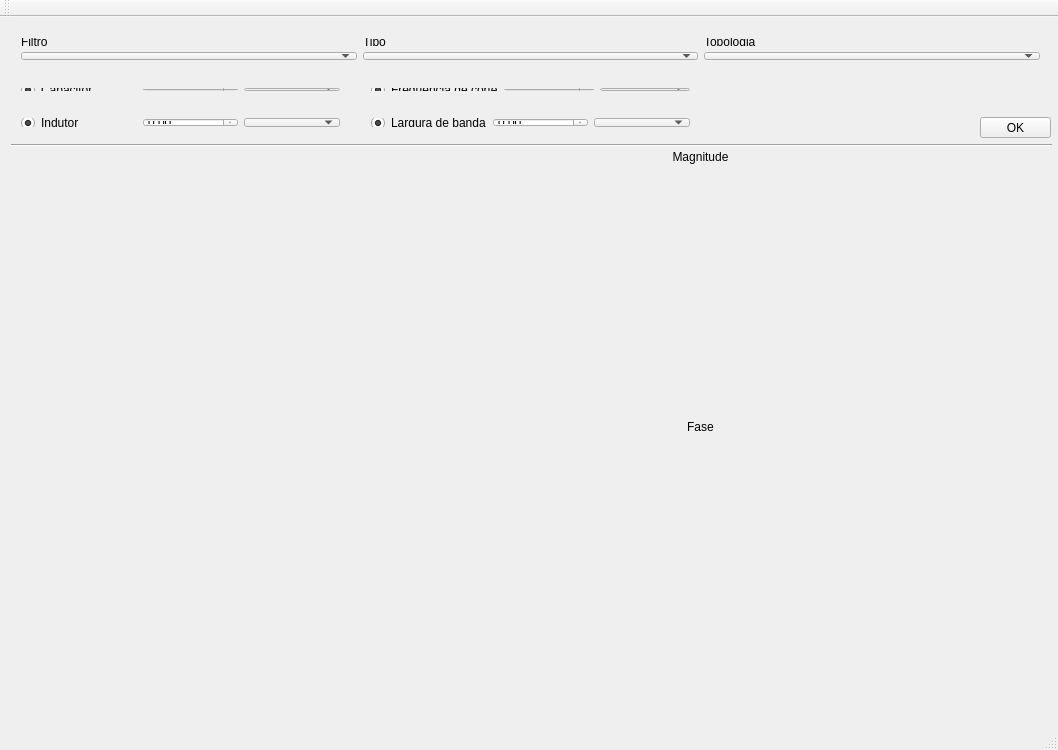
<?xml version="1.0" encoding="UTF-8"?>
<ui version="4.0">
 <class>MainWindow</class>
 <widget class="QMainWindow" name="MainWindow">
  <property name="geometry">
   <rect>
    <x>0</x>
    <y>0</y>
    <width>1058</width>
    <height>750</height>
   </rect>
  </property>
  <property name="windowTitle">
   <string>MainWindow</string>
  </property>
  <widget class="QWidget" name="centralWidget">
   <widget class="Line" name="line">
    <property name="geometry">
     <rect>
      <x>11</x>
      <y>120</y>
      <width>1041</width>
      <height>16</height>
     </rect>
    </property>
    <property name="orientation">
     <enum>Qt::Horizontal</enum>
    </property>
   </widget>
   <widget class="QWidget" name="gridLayoutWidget">
    <property name="geometry">
     <rect>
      <x>10</x>
      <y>10</y>
      <width>1041</width>
      <height>43</height>
     </rect>
    </property>
    <layout class="QGridLayout" name="gridLayout">
     <item row="0" column="0">
      <widget class="QLabel" name="label_3">
       <property name="text">
        <string>Filtro</string>
       </property>
      </widget>
     </item>
     <item row="2" column="0">
      <widget class="QComboBox" name="filtro"/>
     </item>
     <item row="2" column="1">
      <widget class="QComboBox" name="tipo_filtro"/>
     </item>
     <item row="0" column="2">
      <widget class="QLabel" name="label">
       <property name="text">
        <string>Topologia</string>
       </property>
      </widget>
     </item>
     <item row="0" column="1">
      <widget class="QLabel" name="label_2">
       <property name="text">
        <string>Tipo</string>
       </property>
      </widget>
     </item>
     <item row="2" column="2">
      <widget class="QComboBox" name="topologia"/>
     </item>
    </layout>
   </widget>
   <widget class="QCustomPlot" name="magnitude" native="true">
    <property name="geometry">
     <rect>
      <x>350</x>
      <y>150</y>
      <width>701</width>
      <height>240</height>
     </rect>
    </property>
   </widget>
   <widget class="QCustomPlot" name="fase" native="true">
    <property name="geometry">
     <rect>
      <x>350</x>
      <y>420</y>
      <width>701</width>
      <height>240</height>
     </rect>
    </property>
   </widget>
   <widget class="QWidget" name="verticalLayoutWidget">
    <property name="geometry">
     <rect>
      <x>10</x>
      <y>140</y>
      <width>291</width>
      <height>181</height>
     </rect>
    </property>
    <layout class="QVBoxLayout" name="verticalLayout_2">
     <item>
      <widget class="QLabel" name="circuito">
       <property name="text">
        <string/>
       </property>
      </widget>
     </item>
    </layout>
   </widget>
   <widget class="QLabel" name="fase_label">
    <property name="geometry">
     <rect>
      <x>350</x>
      <y>400</y>
      <width>701</width>
      <height>20</height>
     </rect>
    </property>
    <property name="text">
     <string>Fase</string>
    </property>
    <property name="alignment">
     <set>Qt::AlignCenter</set>
    </property>
   </widget>
   <widget class="QLabel" name="label_4">
    <property name="geometry">
     <rect>
      <x>350</x>
      <y>130</y>
      <width>701</width>
      <height>20</height>
     </rect>
    </property>
    <property name="text">
     <string>Magnitude</string>
    </property>
    <property name="alignment">
     <set>Qt::AlignCenter</set>
    </property>
   </widget>
   <widget class="QPushButton" name="calc">
    <property name="geometry">
     <rect>
      <x>980</x>
      <y>100</y>
      <width>71</width>
      <height>21</height>
     </rect>
    </property>
    <property name="text">
     <string>OK</string>
    </property>
   </widget>
   <widget class="QWidget" name="horizontalLayoutWidget_2">
    <property name="geometry">
     <rect>
      <x>360</x>
      <y>60</y>
      <width>341</width>
      <height>25</height>
     </rect>
    </property>
    <layout class="QHBoxLayout" name="freq_layout">
     <item>
      <widget class="QRadioButton" name="f_radiobutton">
       <property name="sizePolicy">
        <sizepolicy hsizetype="Fixed" vsizetype="Fixed">
         <horstretch>0</horstretch>
         <verstretch>0</verstretch>
        </sizepolicy>
       </property>
       <property name="text">
        <string/>
       </property>
       <property name="checked">
        <bool>true</bool>
       </property>
      </widget>
     </item>
     <item>
      <widget class="QLabel" name="fc">
       <property name="toolTip">
        <string/>
       </property>
       <property name="text">
        <string>Frequência de corte</string>
       </property>
      </widget>
     </item>
     <item>
      <widget class="QDoubleSpinBox" name="freq_valor">
       <property name="maximum">
        <double>999.000000000000000</double>
       </property>
      </widget>
     </item>
     <item>
      <widget class="QComboBox" name="mult_fc"/>
     </item>
    </layout>
   </widget>
   <widget class="QWidget" name="horizontalLayoutWidget_3">
    <property name="geometry">
     <rect>
      <x>10</x>
      <y>60</y>
      <width>341</width>
      <height>25</height>
     </rect>
    </property>
    <layout class="QHBoxLayout" name="capacitor_layout">
     <item>
      <widget class="QRadioButton" name="cap_radiobutton">
       <property name="enabled">
        <bool>true</bool>
       </property>
       <property name="sizePolicy">
        <sizepolicy hsizetype="Fixed" vsizetype="Fixed">
         <horstretch>0</horstretch>
         <verstretch>0</verstretch>
        </sizepolicy>
       </property>
       <property name="text">
        <string/>
       </property>
       <property name="iconSize">
        <size>
         <width>10</width>
         <height>10</height>
        </size>
       </property>
       <property name="shortcut">
        <string>Return</string>
       </property>
       <property name="checked">
        <bool>true</bool>
       </property>
      </widget>
     </item>
     <item>
      <widget class="QLabel" name="comp">
       <property name="text">
        <string>Capacitor</string>
       </property>
      </widget>
     </item>
     <item>
      <widget class="QDoubleSpinBox" name="comp_valor">
       <property name="maximum">
        <double>999.000000000000000</double>
       </property>
      </widget>
     </item>
     <item>
      <widget class="QComboBox" name="mult"/>
     </item>
    </layout>
   </widget>
   <widget class="QWidget" name="horizontalLayoutWidget">
    <property name="geometry">
     <rect>
      <x>10</x>
      <y>90</y>
      <width>341</width>
      <height>31</height>
     </rect>
    </property>
    <layout class="QHBoxLayout" name="indutot_layout">
     <item>
      <widget class="QRadioButton" name="ind_radiobutton">
       <property name="sizePolicy">
        <sizepolicy hsizetype="Fixed" vsizetype="Fixed">
         <horstretch>0</horstretch>
         <verstretch>0</verstretch>
        </sizepolicy>
       </property>
       <property name="text">
        <string/>
       </property>
       <property name="checked">
        <bool>true</bool>
       </property>
      </widget>
     </item>
     <item>
      <widget class="QLabel" name="comp_2">
       <property name="text">
        <string>Indutor</string>
       </property>
      </widget>
     </item>
     <item>
      <widget class="QDoubleSpinBox" name="comp2_valor">
       <property name="maximum">
        <double>999.000000000000000</double>
       </property>
      </widget>
     </item>
     <item>
      <widget class="QComboBox" name="mult_2"/>
     </item>
    </layout>
   </widget>
   <widget class="QWidget" name="horizontalLayoutWidget_4">
    <property name="geometry">
     <rect>
      <x>360</x>
      <y>90</y>
      <width>341</width>
      <height>31</height>
     </rect>
    </property>
    <layout class="QHBoxLayout" name="largura_banda_layuot">
     <item>
      <widget class="QRadioButton" name="larg_banda_radiobutton">
       <property name="sizePolicy">
        <sizepolicy hsizetype="Fixed" vsizetype="Fixed">
         <horstretch>0</horstretch>
         <verstretch>0</verstretch>
        </sizepolicy>
       </property>
       <property name="text">
        <string/>
       </property>
       <property name="checked">
        <bool>true</bool>
       </property>
      </widget>
     </item>
     <item>
      <widget class="QLabel" name="larg_banda">
       <property name="text">
        <string>Largura de banda</string>
       </property>
      </widget>
     </item>
     <item>
      <widget class="QDoubleSpinBox" name="larg_banda_valor">
       <property name="maximum">
        <double>999.000000000000000</double>
       </property>
      </widget>
     </item>
     <item>
      <widget class="QComboBox" name="larg_banda_mult"/>
     </item>
    </layout>
   </widget>
   <widget class="QWidget" name="">
    <property name="geometry">
     <rect>
      <x>10</x>
      <y>320</y>
      <width>181</width>
      <height>41</height>
     </rect>
    </property>
    <layout class="QHBoxLayout" name="horizontalLayout_2">
     <item>
      <widget class="QLabel" name="res">
       <property name="font">
        <font>
         <pointsize>10</pointsize>
        </font>
       </property>
       <property name="text">
        <string/>
       </property>
      </widget>
     </item>
     <item>
      <widget class="QLabel" name="calc_res">
       <property name="font">
        <font>
         <pointsize>10</pointsize>
        </font>
       </property>
       <property name="text">
        <string/>
       </property>
      </widget>
     </item>
    </layout>
   </widget>
   <widget class="QWidget" name="horizontalLayoutWidget_5">
    <property name="geometry">
     <rect>
      <x>10</x>
      <y>360</y>
      <width>181</width>
      <height>41</height>
     </rect>
    </property>
    <layout class="QHBoxLayout" name="horizontalLayout">
     <item>
      <widget class="QLabel" name="rlc_label">
       <property name="font">
        <font>
         <pointsize>10</pointsize>
        </font>
       </property>
       <property name="text">
        <string/>
       </property>
      </widget>
     </item>
     <item>
      <widget class="QLabel" name="rlc_valor">
       <property name="font">
        <font>
         <pointsize>10</pointsize>
        </font>
       </property>
       <property name="text">
        <string/>
       </property>
      </widget>
     </item>
    </layout>
   </widget>
  </widget>
  <widget class="QMenuBar" name="menuBar">
   <property name="geometry">
    <rect>
     <x>0</x>
     <y>0</y>
     <width>1058</width>
     <height>20</height>
    </rect>
   </property>
  </widget>
  <widget class="QToolBar" name="mainToolBar">
   <attribute name="toolBarArea">
    <enum>TopToolBarArea</enum>
   </attribute>
   <attribute name="toolBarBreak">
    <bool>false</bool>
   </attribute>
  </widget>
  <widget class="QStatusBar" name="statusBar"/>
 </widget>
 <layoutdefault spacing="6" margin="11"/>
 <customwidgets>
  <customwidget>
   <class>QCustomPlot</class>
   <extends>QWidget</extends>
   <header location="global">qcustomplot.h</header>
   <container>1</container>
  </customwidget>
 </customwidgets>
 <resources/>
 <connections>
  <connection>
   <sender>cap_radiobutton</sender>
   <signal>clicked(bool)</signal>
   <receiver>comp</receiver>
   <slot>setEnabled(bool)</slot>
   <hints>
    <hint type="sourcelabel">
     <x>17</x>
     <y>109</y>
    </hint>
    <hint type="destinationlabel">
     <x>81</x>
     <y>109</y>
    </hint>
   </hints>
  </connection>
  <connection>
   <sender>cap_radiobutton</sender>
   <signal>clicked(bool)</signal>
   <receiver>comp_valor</receiver>
   <slot>setEnabled(bool)</slot>
   <hints>
    <hint type="sourcelabel">
     <x>17</x>
     <y>109</y>
    </hint>
    <hint type="destinationlabel">
     <x>190</x>
     <y>109</y>
    </hint>
   </hints>
  </connection>
  <connection>
   <sender>cap_radiobutton</sender>
   <signal>clicked(bool)</signal>
   <receiver>mult</receiver>
   <slot>setEnabled(bool)</slot>
   <hints>
    <hint type="sourcelabel">
     <x>17</x>
     <y>109</y>
    </hint>
    <hint type="destinationlabel">
     <x>298</x>
     <y>108</y>
    </hint>
   </hints>
  </connection>
  <connection>
   <sender>ind_radiobutton</sender>
   <signal>clicked(bool)</signal>
   <receiver>comp_2</receiver>
   <slot>setEnabled(bool)</slot>
   <hints>
    <hint type="sourcelabel">
     <x>17</x>
     <y>142</y>
    </hint>
    <hint type="destinationlabel">
     <x>81</x>
     <y>142</y>
    </hint>
   </hints>
  </connection>
  <connection>
   <sender>ind_radiobutton</sender>
   <signal>clicked(bool)</signal>
   <receiver>comp2_valor</receiver>
   <slot>setEnabled(bool)</slot>
   <hints>
    <hint type="sourcelabel">
     <x>17</x>
     <y>142</y>
    </hint>
    <hint type="destinationlabel">
     <x>190</x>
     <y>142</y>
    </hint>
   </hints>
  </connection>
  <connection>
   <sender>ind_radiobutton</sender>
   <signal>clicked(bool)</signal>
   <receiver>mult_2</receiver>
   <slot>setEnabled(bool)</slot>
   <hints>
    <hint type="sourcelabel">
     <x>17</x>
     <y>142</y>
    </hint>
    <hint type="destinationlabel">
     <x>298</x>
     <y>141</y>
    </hint>
   </hints>
  </connection>
  <connection>
   <sender>f_radiobutton</sender>
   <signal>clicked(bool)</signal>
   <receiver>freq_valor</receiver>
   <slot>setEnabled(bool)</slot>
   <hints>
    <hint type="sourcelabel">
     <x>367</x>
     <y>109</y>
    </hint>
    <hint type="destinationlabel">
     <x>540</x>
     <y>109</y>
    </hint>
   </hints>
  </connection>
  <connection>
   <sender>f_radiobutton</sender>
   <signal>clicked(bool)</signal>
   <receiver>mult_fc</receiver>
   <slot>setEnabled(bool)</slot>
   <hints>
    <hint type="sourcelabel">
     <x>367</x>
     <y>109</y>
    </hint>
    <hint type="destinationlabel">
     <x>648</x>
     <y>108</y>
    </hint>
   </hints>
  </connection>
  <connection>
   <sender>f_radiobutton</sender>
   <signal>clicked(bool)</signal>
   <receiver>fc</receiver>
   <slot>setEnabled(bool)</slot>
   <hints>
    <hint type="sourcelabel">
     <x>367</x>
     <y>109</y>
    </hint>
    <hint type="destinationlabel">
     <x>431</x>
     <y>109</y>
    </hint>
   </hints>
  </connection>
  <connection>
   <sender>larg_banda_radiobutton</sender>
   <signal>clicked(bool)</signal>
   <receiver>larg_banda</receiver>
   <slot>setEnabled(bool)</slot>
   <hints>
    <hint type="sourcelabel">
     <x>367</x>
     <y>142</y>
    </hint>
    <hint type="destinationlabel">
     <x>431</x>
     <y>142</y>
    </hint>
   </hints>
  </connection>
  <connection>
   <sender>larg_banda_radiobutton</sender>
   <signal>clicked(bool)</signal>
   <receiver>larg_banda_valor</receiver>
   <slot>setEnabled(bool)</slot>
   <hints>
    <hint type="sourcelabel">
     <x>367</x>
     <y>142</y>
    </hint>
    <hint type="destinationlabel">
     <x>540</x>
     <y>142</y>
    </hint>
   </hints>
  </connection>
  <connection>
   <sender>larg_banda_radiobutton</sender>
   <signal>clicked(bool)</signal>
   <receiver>larg_banda_mult</receiver>
   <slot>setEnabled(bool)</slot>
   <hints>
    <hint type="sourcelabel">
     <x>367</x>
     <y>142</y>
    </hint>
    <hint type="destinationlabel">
     <x>648</x>
     <y>141</y>
    </hint>
   </hints>
  </connection>
 </connections>
</ui>
